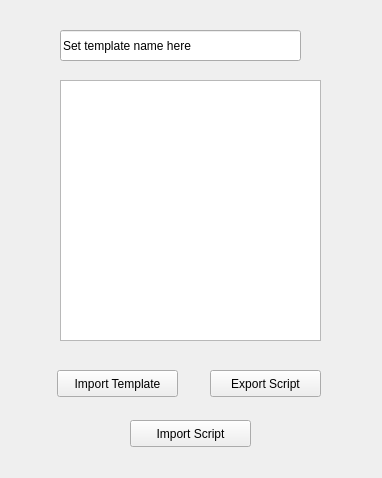
<?xml version="1.0" encoding="UTF-8"?>
<ui version="4.0">
 <class>Form</class>
 <widget class="QWidget" name="Form">
  <property name="geometry">
   <rect>
    <x>0</x>
    <y>0</y>
    <width>382</width>
    <height>478</height>
   </rect>
  </property>
  <property name="windowTitle">
   <string>Form</string>
  </property>
  <widget class="QPushButton" name="pushButton_import">
   <property name="geometry">
    <rect>
     <x>57</x>
     <y>370</y>
     <width>121</width>
     <height>27</height>
    </rect>
   </property>
   <property name="styleSheet">
    <string notr="true">font: 10pt &quot;Cantarell&quot;;</string>
   </property>
   <property name="text">
    <string>Import Template</string>
   </property>
  </widget>
  <widget class="QPushButton" name="pushButton_export">
   <property name="geometry">
    <rect>
     <x>210</x>
     <y>370</y>
     <width>111</width>
     <height>27</height>
    </rect>
   </property>
   <property name="styleSheet">
    <string notr="true">font: 10pt &quot;Cantarell&quot;;</string>
   </property>
   <property name="text">
    <string>Export Script</string>
   </property>
  </widget>
  <widget class="QListWidget" name="listWidget">
   <property name="geometry">
    <rect>
     <x>60</x>
     <y>80</y>
     <width>261</width>
     <height>261</height>
    </rect>
   </property>
   <property name="styleSheet">
    <string notr="true">font: 10pt &quot;Cantarell&quot;;</string>
   </property>
  </widget>
  <widget class="QLineEdit" name="lineEdit_templateName">
   <property name="geometry">
    <rect>
     <x>60</x>
     <y>30</y>
     <width>241</width>
     <height>31</height>
    </rect>
   </property>
   <property name="styleSheet">
    <string notr="true">font: 12pt &quot;Cantarell&quot;;</string>
   </property>
   <property name="text">
    <string>Set template name here</string>
   </property>
  </widget>
  <widget class="QPushButton" name="pushButton_importScript">
   <property name="geometry">
    <rect>
     <x>130</x>
     <y>420</y>
     <width>121</width>
     <height>27</height>
    </rect>
   </property>
   <property name="styleSheet">
    <string notr="true">font: 10pt &quot;Cantarell&quot;;</string>
   </property>
   <property name="text">
    <string>Import Script</string>
   </property>
  </widget>
 </widget>
 <resources/>
 <connections/>
</ui>
